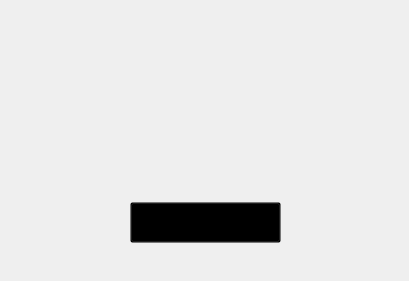
<?xml version="1.0" encoding="UTF-8"?>
<ui version="4.0">
 <class>MainWindow</class>
 <widget class="QMainWindow" name="MainWindow">
  <property name="geometry">
   <rect>
    <x>0</x>
    <y>0</y>
    <width>409</width>
    <height>281</height>
   </rect>
  </property>
  <property name="windowTitle">
   <string>Aviso</string>
  </property>
  <widget class="QWidget" name="centralwidget">
   <widget class="QLabel" name="label">
    <property name="geometry">
     <rect>
      <x>0</x>
      <y>-150</y>
      <width>411</width>
      <height>581</height>
     </rect>
    </property>
    <property name="text">
     <string/>
    </property>
    <property name="pixmap">
     <pixmap>../imagens/tela_aviso_med_mensal.png</pixmap>
    </property>
    <property name="scaledContents">
     <bool>true</bool>
    </property>
   </widget>
   <widget class="QPushButton" name="Button_ok">
    <property name="geometry">
     <rect>
      <x>130</x>
      <y>202</y>
      <width>151</width>
      <height>41</height>
     </rect>
    </property>
    <property name="cursor">
     <cursorShape>PointingHandCursor</cursorShape>
    </property>
    <property name="styleSheet">
     <string notr="true">background-color: rgba(0, 0, 0, 0);</string>
    </property>
    <property name="text">
     <string/>
    </property>
   </widget>
  </widget>
 </widget>
 <resources/>
 <connections/>
</ui>
